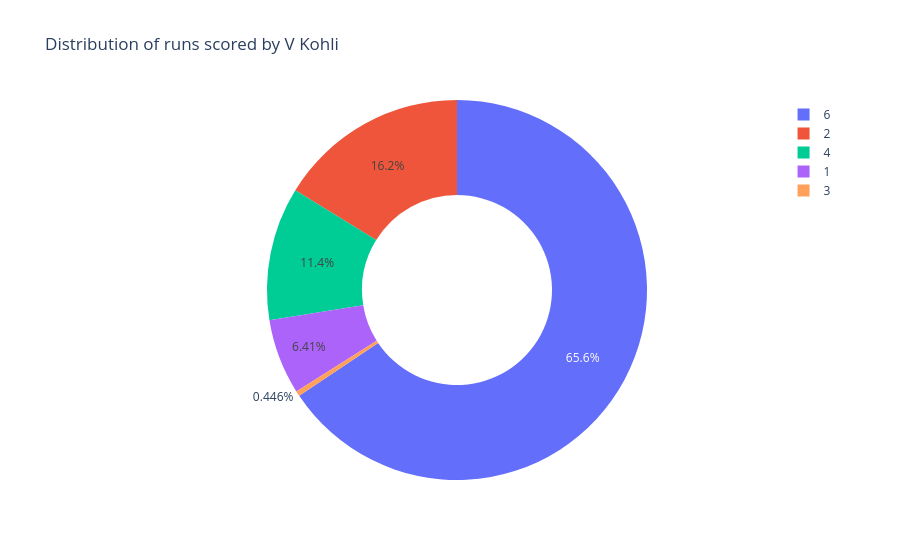

Here is the notebook cell this chart was saved with:
### Code cell
px.pie(values=value,names=labels,title="Distribution of runs scored by V Kohli",hole=0.5,)

### Figure 1 — Plotly figure (JSON) as saved in the notebook; plotly's stock layout.template omitted (floating-point values rounded to 4 significant figures)
{"data": [{"domain": {"x": [0, 1], "y": [0, 1]}, "hole": 0.5, "hovertemplate": "label=%{label}<br>value=%{value}<extra></extra>", "labels": [1, 2, 3, 4, 6], "legendgroup": "", "name": "", "showlegend": true, "type": "pie", "values": [201, 508, 14, 356, 2057]}], "layout": {"legend": {"tracegroupgap": 0}, "title": {"text": "Distribution of runs scored by V Kohli"}}}
